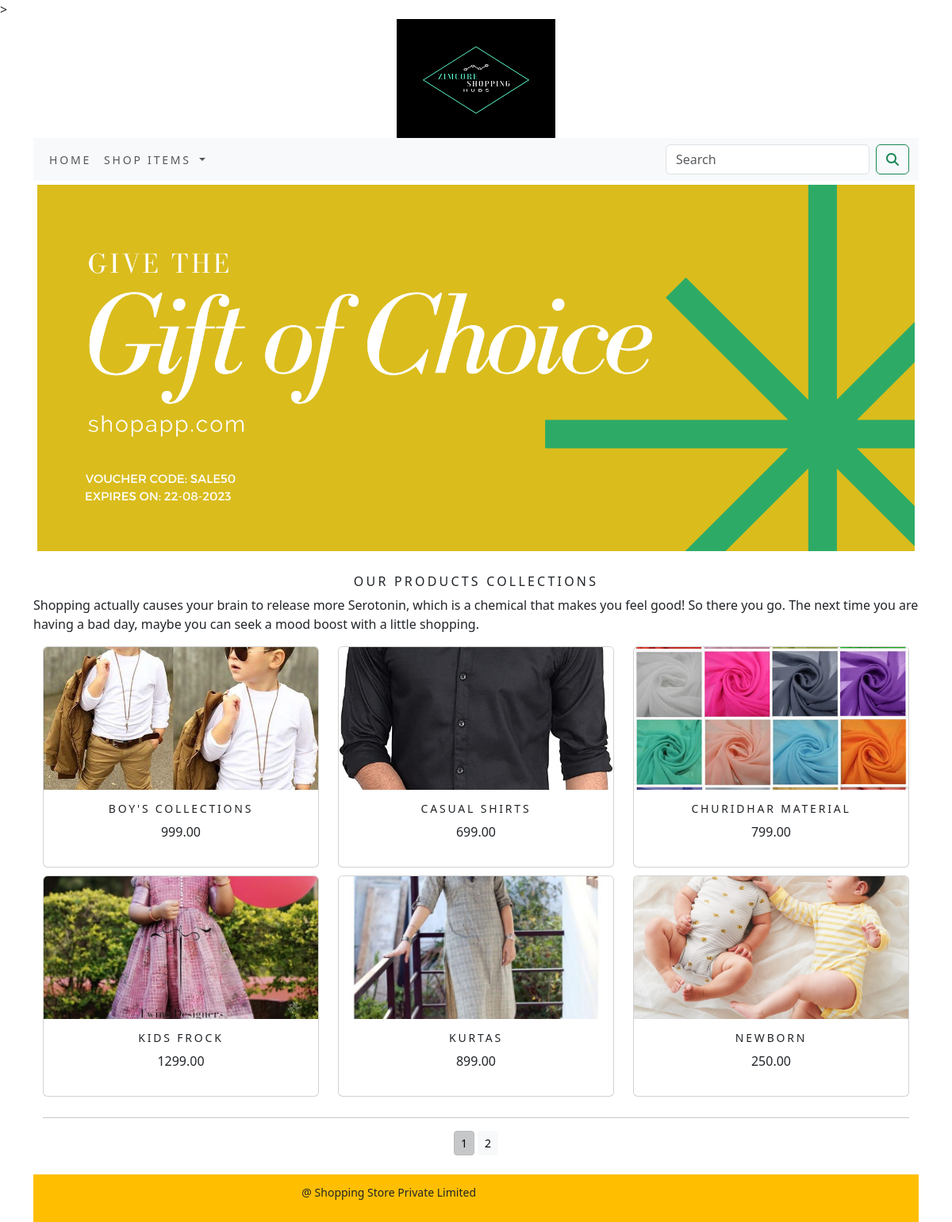
The app's page /shop/ with its own data.
### shopapp/models.py (models this page shows, shortened)
class Product(models.Model):
    name = models.CharField(max_length=250, unique=True)
    slug = models.SlugField(max_length=250, unique=True)
    description = models.TextField(blank=True)
    price = models.DecimalField(max_digits=10, decimal_places=2)
    category = models.ForeignKey(Category, on_delete=models.CASCADE)
    image = models.ImageField(upload_to='product', blank=True)
    stock = models.IntegerField()
    available = models.BooleanField(default=True)
    created = models.DateTimeField(auto_now_add=True)
    updated = models.DateTimeField(auto_now=True)
    def get_url(self):
        return reverse('shopapp:prodcatdetail', args=[self.category.slug, self.slug])
    class Meta:
        ordering = ('name',)
        verbose_name = 'product'
        verbose_name_plural = 'products'

### shopapp/views.py (the view)
# urls.py: path('', views.allProdCat, name='allProdCat'),
def allProdCat(request, c_slug=None):
    c_page = None
    products_list = None
    if c_slug != None:
        c_page = get_object_or_404(Category, slug=c_slug)
        products_list = Product.objects.all().filter(category=c_page, available=True)
    else:
        products_list = Product.objects.all().filter(available=True)
    paginator=Paginator(products_list,6)
    try:
        page=int(request.GET.get('page', '1'))
    except:
        page=1
    try:
        products=paginator.page(page)
    except (EmptyPage, InvalidPage):
        products=paginator.page(paginator.num_pages)
    return render(request, "category.html", {'category': c_page, 'products': products})

### cart/context_processors.py (called while the page is built)
def counter(request):
    item_count=0
    if 'admin' in request.path:
        return {}
    else:
        try:
            cart=Cart.objects.filter(cart_id=_cart_id(request))
            car_items=CartItem.objects.all().filter(cart=cart[:1])
            for cart_item in car_items:
                item_count += cart_item.quantity
        except Cart.DoesNotExist:
            item_count = 0
    return dict(item_count=item_count)

### cart/views.py (called while the page is built)
def _cart_id(request):
    cart = request.session.session_key
    if not cart:
        cart = request.session.create()
    return cart

### shopapp/context_processors.py (called while the page is built)
def menu_links(request):
    links = Category.objects.all()
    return dict(links=links)

### shopapp/models.py (called while the page is built)
    def get_url(self):
        return reverse('shopapp:products_by_category', args=[self.slug])

### Templates/category.html (shortened to what this page needs)
{% extends 'base.html' %}
{% load static %}
{% block content %}
<div class="mx_auto">
    {% if category %}
    <img class="my_image" src="{{category.image.url}}" alt="{{category.name}}" width="300" height="300">
</div>
<br>
<div>
    <h1 class="text-center my_title">{{category.name}}</h1>
    <p class="text-justify">{{category.description}}</p>
</div>
    {% else %}
<div>
    <img class="my_image my_image_padding" src="{% static 'img/banner.png' %}" alt="our products" width="1298px" height="780">
</div>
<br>
<div>
    <h1 class="text-center my_title"> Our Products Collections </h1>
    <p class="text-justify"> Shopping actually causes your brain to release more Serotonin, which is a chemical that makes you feel good! So there you go. The next time you are having a bad day, maybe you can seek a mood boost with a little shopping.</p>
</div>
    {% endif %}
<div class="container">
    <div class=" row mx_auto">
        {% for product in products.object_list %}
        <div class="my_bottom_margin col-9 col-sm-12 col-md-4 col-lg-4">
            <div class="card text-center" style="min-width: 18rem;">
                <a href="{{product.get_url}}"><img class="card-img-top my_image" src="{{product.image.url}}" alt="{{product.name}}" width="200" height="100"></a>
            <div class="card-body">
                <h4>{{product.name}}</h4>
                <p>{{product.price}}</p>
            </div>
        </div>
    </div>
    {% endfor %}
    </div>
    <div class="mx-auto">
        {% if products.paginator.num_pages > 1 %}
        <hr>
        <div class="text-center">
            {% for pg in products.paginator.page_range %}
            <a href="?page={{pg}}" class="btn btn-light btn-sm {% if products.number == pg %} active {% endif %}">{{pg}}</a>
            {% endfor %}
        </div>
        {% endif %}
    </div>
    <br>
</div>
{% endblock %}

### Templates/base.html (shortened to what this page needs)
{% load static %}
<!DOCTYPE html>
<html lang="en">
<head>
    <link rel="stylesheet" href="{% static 'css/custom.css' %}">
    <link href="{% static 'css/bootstrap.min.css' %}" rel="stylesheet">
</head>
<body class="d-flex flex-column min-vh-100">>
<div class="container">
  {% include 'header.html' %}
  {% include 'nav.html' %}
  {% block content %}
  {% endblock %}
</div>
{% include 'footer.html' %}
</body>
</html>

### Templates/header.html
{% load static %}
<header>
    <center>
        <a href="{%url 'shopapp:allProdCat' %}"> <img src="{% static 'img/logoshop.png' %}" alt="logimage" width="200px" height="150">
    </center>
</header>

### Templates/nav.html (shortened to what this page needs)
<nav class="navbar navbar-expand-lg navbar-light bg-light">
  <div class="container-fluid">
    <div class="collapse navbar-collapse" id="navbarSupportedContent">
      <ul class="navbar-nav me-auto mb-2 mb-lg-0">
        <li class="nav-item">
          <a class="nav-link" href="#">Home</a>
        </li>
        <li class="nav-item dropdown {% if 'shopapp' in request.path %} active  {% endif %}">
          <a class="nav-link dropdown-toggle" href="#" role="button" data-bs-toggle="dropdown" aria-expanded="false">
            Shop items
          </a>
        </li>
      </ul>
        <form class="d-flex" action="{% url 'search_app:SearchResult' %}" method="get">
            <input class="form-control me-2" type="search" placeholder="Search" name="q" aria-label="Search">
            <button class="btn btn-outline-success" type="submit"><i class="fa-solid fa-magnifying-glass"></i></button>
        </form>
    </div>
  </div>
</nav>

### Templates/footer.html
<footer class="mt-auto">
<div class="navbar my_footer">
  <p style="position:absolute;right:50%;">@ Shopping Store Private Limited</p>
</div>
</footer>
<body class="d-flex flex-column min-vh-100"> </body>

### static/css/custom.css (style rules this page uses)
body { font-family: 'Roboto', sans-serif; }
.nav-item { letter-spacing : .2em; font-size :14px; text-transform :uppercase; }
.my_footer { background-color: #FFBF00; height: 60px; }
.my_footer { padding-top: 10px; font-size: 14px; }
.my_image { width:100%; height: auto; }
.my_title { font-size: 16px; text-transform: uppercase; letter-spacing: .2em; }
.my_image_padding { padding: 5px; }
.my_bottom_margin { margin-bottom: 10px; }
.card-body h4 { font-size: 14px; text-transform: uppercase; letter-spacing: .2em; }
.card-img-top { width: 100%; height: 15vw; object-fit: cover; }

### records on screen
Product: image (picture), name "BOY'S COLLECTIONS", price "999.00"
Product: image (picture), name "CASUAL SHIRTS", price "699.00"
Product: image (picture), name "CHURIDHAR MATERIAL", price "799.00"
Product: image (picture), name "KIDS FROCK", price "1299.00"
Product: image (picture), name "KURTAS", price "899.00"
Product: image (picture), name "NEWBORN", price "250.00"

### other values on screen
{{ pg }} "1" "2"
